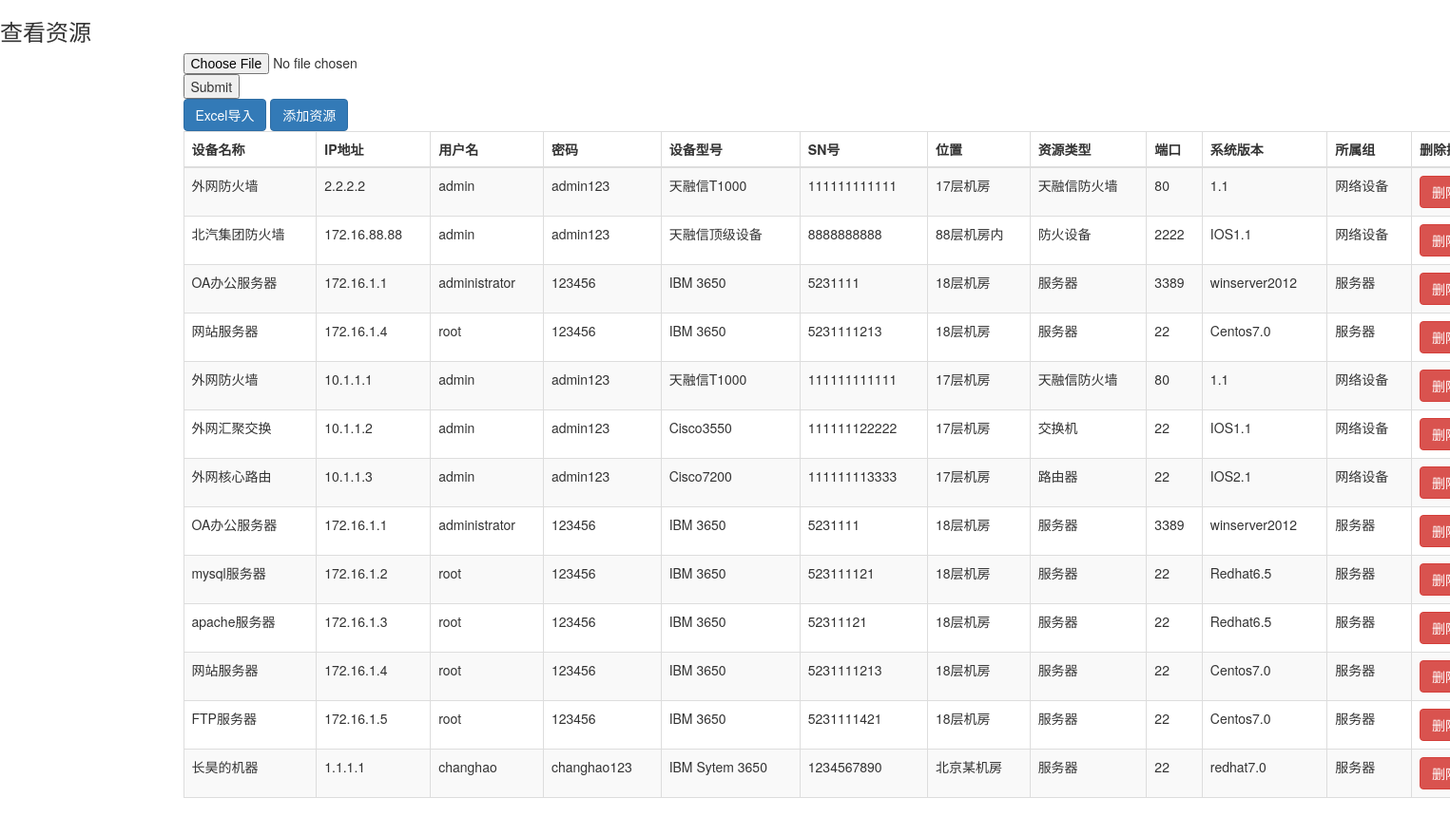
The page / on the database its author committed.
### asset/models.py (models this page shows)
class asset_db(models.Model):
    id = models.AutoField(primary_key=True)
    hostname = models.CharField(max_length=32)
    ip_addr = models.CharField(max_length=32)
    username = models.CharField(max_length=16)
    password = models.CharField(max_length=32)
    model = models.CharField(max_length=32)
    sn = models.CharField(max_length=32)
    local = models.CharField(max_length=32)
    resource_type = models.CharField(max_length=32)
    port = models.DecimalField(max_digits=8,decimal_places=0)
    system_version = models.CharField(max_length=32)
    group = models.CharField(max_length=16)

### asset/views.py (the view)
# urls.py: path('', views.asset),
def asset(request):
    db_data = asset_db.objects.all()
    return render(request, 'asset.html', locals())

### templates/asset.html (shortened to what this page needs)
<!DOCTYPE html>
<html lang="en">
<head>
    <link rel="stylesheet" href="/static/css/bootstrap.css">
</head>
<body>
    <h3>查看资源</h3>
    <div class="container">
        <div class="row">
            <div class="col-md-6" style="width: 1500px;">
                <form action="/asset/" enctype="multipart/form-data" method="post">
                    <div>
                        <input type="file" name="fileName" /><input type="submit" name="上传">
                    </div>
                </form>
                <a href="/export_excel/" class="btn btn-primary">Excel导入</a>
                <a href="/addasset/" class="btn btn-primary">添加资源</a>
                <table class="table table-striped table-bordered">
                    <thead>
                        <tr>
                            <th>设备名称</th>
                            <th>IP地址</th>
                            <th>用户名</th>
                            <th>密码</th>
                            <th>设备型号</th>
                            <th>SN号</th>
                            <th>位置</th>
                            <th>资源类型</th>
                            <th>端口</th>
                            <th>系统版本</th>
                            <th>所属组</th>
                            <th>删除操作</th>
                        </tr>
                    </thead>
                    <tbody>
                        {% for data in db_data %}
                        <tr>
                            <td>{{ data.hostname }}</td>
                            <td>{{ data.ip_addr }}</td>
                            <td>{{ data.username }}</td>
                            <td>{{ data.password }}</td>
                            <td>{{ data.model }}</td>
                            <td>{{ data.sn }}</td>
                            <td>{{ data.local }}</td>
                            <td>{{ data.resource_type }}</td>
                            <td>{{ data.port }}</td>
                            <td>{{ data.system_version }}</td>
                            <td>{{ data.group }}</td>
                            <td><a href="/asset/{{ data.pk }}/delete" class="btn btn-danger">删除</a></td>
                        </tr>
                        {% endfor %}
                    </tbody>
                </table>
            </div>
        </div>
    </div>
</body>
</html>

### rows shown on the page
asset_db: hostname "外网防火墙", ip_addr "2.2.2.2", username "admin", password "admin123", model "天融信T1000", sn "111111111111", local "17层机房", resource_type "天融信防火墙", port "80", system_version "1.1", group "网络设备"
asset_db: hostname "北汽集团防火墙", ip_addr "172.16.88.88", username "admin", password "admin123", model "天融信顶级设备", sn "8888888888", local "88层机房内", resource_type "防火设备", port "2222", system_version "IOS1.1", group "网络设备"
asset_db: hostname "OA办公服务器", ip_addr "172.16.1.1", username "administrator", password "123456", model "IBM 3650", sn "5231111", local "18层机房", resource_type "服务器", port "3389", system_version "winserver2012", group "服务器"
asset_db: hostname "网站服务器", ip_addr "172.16.1.4", username "root", password "123456", model "IBM 3650", sn "5231111213", local "18层机房", resource_type "服务器", port "22", system_version "Centos7.0", group "服务器"
asset_db: hostname "外网防火墙", ip_addr "10.1.1.1", username "admin", password "admin123", model "天融信T1000", sn "111111111111", local "17层机房", resource_type "天融信防火墙", port "80", system_version "1.1", group "网络设备"
asset_db: hostname "外网汇聚交换", ip_addr "10.1.1.2", username "admin", password "admin123", model "Cisco3550", sn "111111122222", local "17层机房", resource_type "交换机", port "22", system_version "IOS1.1", group "网络设备"
asset_db: hostname "外网核心路由", ip_addr "10.1.1.3", username "admin", password "admin123", model "Cisco7200", sn "111111113333", local "17层机房", resource_type "路由器", port "22", system_version "IOS2.1", group "网络设备"
asset_db: hostname "OA办公服务器", ip_addr "172.16.1.1", username "administrator", password "123456", model "IBM 3650", sn "5231111", local "18层机房", resource_type "服务器", port "3389", system_version "winserver2012", group "服务器"
asset_db: hostname "mysql服务器", ip_addr "172.16.1.2", username "root", password "123456", model "IBM 3650", sn "523111121", local "18层机房", resource_type "服务器", port "22", system_version "Redhat6.5", group "服务器"
asset_db: hostname "apache服务器", ip_addr "172.16.1.3", username "root", password "123456", model "IBM 3650", sn "52311121", local "18层机房", resource_type "服务器", port "22", system_version "Redhat6.5", group "服务器"
asset_db: hostname "网站服务器", ip_addr "172.16.1.4", username "root", password "123456", model "IBM 3650", sn "5231111213", local "18层机房", resource_type "服务器", port "22", system_version "Centos7.0", group "服务器"
asset_db: hostname "FTP服务器", ip_addr "172.16.1.5", username "root", password "123456", model "IBM 3650", sn "5231111421", local "18层机房", resource_type "服务器", port "22", system_version "Centos7.0", group "服务器"
asset_db: hostname "长昊的机器", ip_addr "1.1.1.1", username "changhao", password "changhao123", model "IBM Sytem 3650", sn "1234567890", local "北京某机房", resource_type "服务器", port "22", system_version "redhat7.0", group "服务器"
